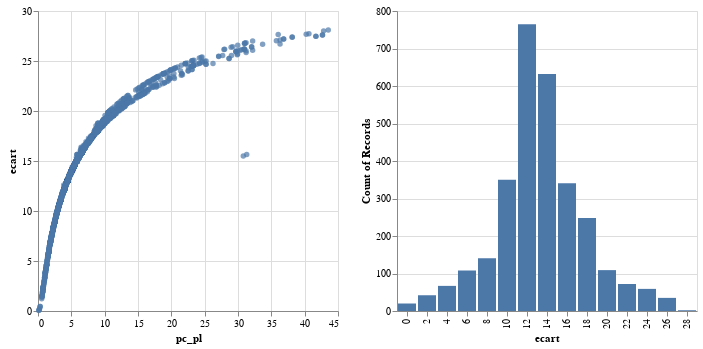

Notebook cell for this chart:
### Code cell
# interval selection in the scatter plot
pts = alt.selection(type="interval", encodings=["x"])

# left panel: scatter plot
points = alt.Chart().mark_point(filled=True).encode(
    x='pc_pl',
    y='ecart'
).transform_filter(
    pts
).properties(
    width=300,
    height=300
)

# right panel: histogram
mag = alt.Chart().mark_bar().encode(
    x=alt.X('mbin:N', title='ecart'),
    y="count()"
).properties(
    width=300,
    height=300
).add_selection(pts)

# build the chart:
alt.hconcat(
    points,
    mag,
    data=dfDataAcoustique
).transform_bin(
    "mbin",
    field="ecart",
    bin=alt.Bin(maxbins=20)
)

### Figure 1 — Vega-Lite specification as saved in the notebook (floating-point values rounded to 4 significant figures; data arrays with more than 128 entries replaced by an {"elided": "..."} marker saying what was removed)
{"config": {"view": {"continuousWidth": 400, "continuousHeight": 300}}, "hconcat": [{"mark": {"type": "point", "filled": true}, "encoding": {"x": {"type": "quantitative", "field": "pc_pl"}, "y": {"type": "quantitative", "field": "ecart"}}, "height": 300, "transform": [{"filter": {"selection": "selector013"}}], "width": 300}, {"mark": "bar", "encoding": {"x": {"type": "nominal", "field": "mbin", "title": "ecart"}, "y": {"type": "quantitative", "aggregate": "count"}}, "height": 300, "selection": {"selector013": {"type": "interval", "encodings": ["x"]}}, "width": 300}], "data": {"name": "data-cfc05906c9872bab23449d72b84fcde7"}, "transform": [{"bin": {"maxbins": 20}, "field": "ecart", "as": "mbin"}], "$schema": "https://vega.github.io/schema/vega-lite/v4.8.1.json", "datasets": {"data-cfc05906c9872bab23449d72b84fcde7": {"elided": "2991 records"}}}
